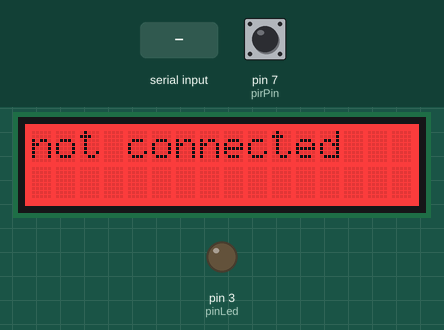
Simulated run of this sketch. Board: Arduino Uno, built with avr-gcc and run on an emulated ATmega328P. Shown: 16×2 character LCD, output pins drawn as LEDs (lit = HIGH). The test bench sets the inputs (shaded band); at power-on: pin 7 (pirPin) LOW. What the sketch prints to the serial monitor is not drawn.

Above: at 1.1 s.
1.2 s: "1" received over Serial
At 1.8 s:
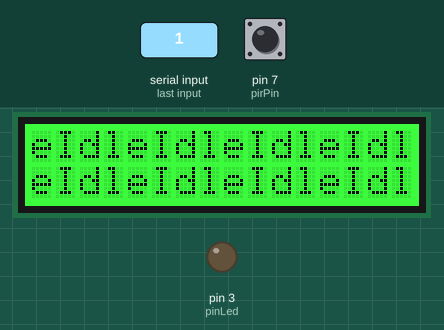
2.8 s: pin 7 (pirPin) driven HIGH
At 3.9 s:
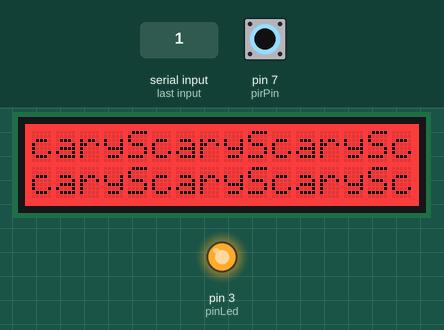
4.3 s: pin 7 (pirPin) driven LOW
At 5.0 s:
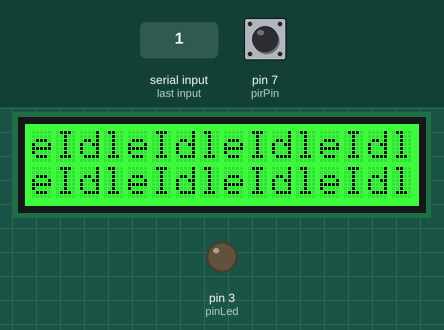
5.8 s: pin 7 (pirPin) pulsed HIGH 5 times (0.12 s each, 0.3 s apart)
At 7.9 s:
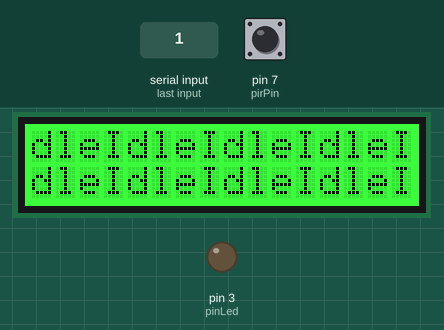
8.8 s: pin 7 (pirPin) driven HIGH
At 9.7 s:
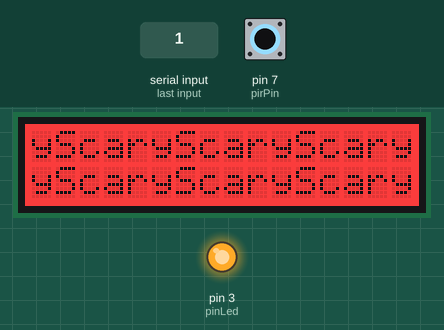
10.3 s: pin 7 (pirPin) driven LOW
At 10.8 s:
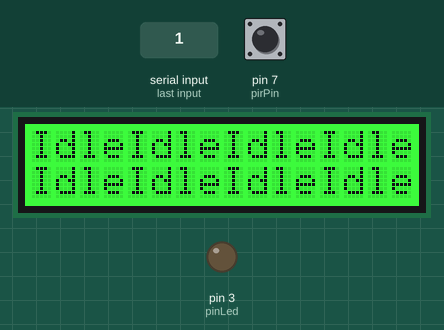
Timing chart, 0 to 12.8 s (numbered marks = the images above; inputs shaded):
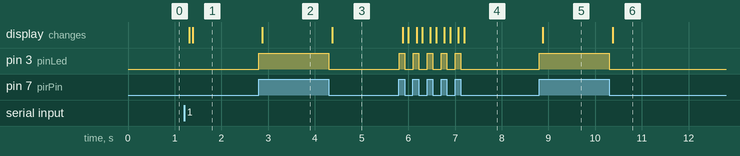

The sketch:

ScaryWindowSensor.ino
```cpp
#include "rgb_lcd.h"

#define IDLE 0
#define SCARY 1
#define TERRIFY 3

const int pinButton = 4;
const int pinLed    = 3;

// Ping sensor
const int trigPin = 8;
const int echoPin = 9;

// running average
const int numReadings = 15;
int readings[numReadings];
int readIndex = 0;
int total = 0;
int averageDistance = 0;

// PIR sensor
const int pirPin = 7;

// current mode based on sensor fusion
int currentMode = 0;

 rgb_lcd lcd;

double distance = 0;
int timeout = 0;
int lastPingTime = 0;
int pingDelta = 0;
char received = 0;
int byteCounter = 0;
int pirValue = 0;

const int colorR = 255;
const int colorG = 0;
const int colorB = 0;


void setup() {
  pinMode(pinButton, INPUT);
  pinMode(pinLed, OUTPUT);
  pinMode(trigPin, OUTPUT);
  pinMode(echoPin, INPUT);
  pinMode(pirPin,INPUT);

// set up the LCD's number of columns and rows:
    lcd.begin(16, 2);
    lcd.setRGB(colorR, colorG, colorB);
    // Print a message to the LCD.
    lcd.print("ScaryWindow setup");

   // Initialize the readings array with zeros
  for (int i = 0; i < numReadings; i++) {
    readings[i] = 0;
  }
  Serial.begin(9600);
  // lcd.begin(16, 2);
  establishContact();  // send a byte to establish contact until receiver responds
}

void loop() {
    //lcd.clear();
  // show status on LCD
  if (currentMode == IDLE) {
    lcd.print("Idle");
    lcd.setRGB(0, 255, 0);
  } else if (currentMode == SCARY) {
    lcd.print("Scary");
    lcd.setRGB(255, 0, 0);
  } else if (currentMode == TERRIFY) {
    lcd.print("Terrify");
  }

  /*
  if(digitalRead(pinButton))
  {
      // When the button is pressed, turn the LED on.
      digitalWrite(pinLed, HIGH);
      distance = 100;
  }
  else
  {
      // Otherwise, turn the LED off.
      digitalWrite(pinLed, LOW);
      distance = 500;
  }*/

  pirValue = digitalRead(pirPin);
  if (pirValue == HIGH) {
    digitalWrite(pinLed,HIGH);
    currentMode = SCARY;
  } else {
    digitalWrite(pinLed,LOW);
    currentMode = IDLE;
  }
  // Serial.println(currentMode);

  // Send a 5-microsecond pulse to the trigger pin

 /*
  digitalWrite(trigPin, LOW);
  delayMicroseconds(2);
  digitalWrite(trigPin, HIGH);
  delayMicroseconds(10);
  digitalWrite(trigPin, LOW);

  // Read the time it takes for the echo pin to receive the reflected sound wave
  long duration = pulseIn(echoPin, HIGH); // 20000L maybe?
  // Serial.println(duration);
  if (duration < 10){
    duration = 23300;
  }

  // Calculate the distance in centimeters using the speed of sound (343 m/s)
  distance = duration * 0.0343 / 2;

  // Subtract the previous reading and add the new reading to the total
  total = total - readings[readIndex];
  readings[readIndex] = distance;
  total = total + readings[readIndex];

  // Move to the next index in the readings array
  readIndex = (readIndex + 1) % numReadings;

  // Calculate the running average
  averageDistance = total / numReadings;

  lcd.clear();
  lcd.print(averageDistance);

  */
  // delay(100);

  // if we get a valid byte, send update:
  if (Serial.available() > 0) {
    lastPingTime = millis();
    //Serial.write('ABB');
    // Serial.write(distance);
    // Serial.write('\n');

    Serial.println(currentMode);
    received = Serial.read();

    // print ping sensor values - not used
    /*
    Serial.println(averageDistance);
    received = Serial.read();
    lcd.setCursor(0, 1);
    lcd.print(pingDelta);
    lcd.print(" - ");
    lcd.print(byteCounter);
    lcd.setCursor(0, 0);
    */

    byteCounter++;
  } else {
    pingDelta = millis() - lastPingTime;
    if (pingDelta > 5000) {
     // establishContact();
    }
  }
}

void establishContact() {
  lcd.clear();
  lcd.print("not connected");

  while (Serial.available() <= 0) {
    Serial.print('*');  // send a *
    Serial.flush();
    delay(300);
  }

  lcd.clear();
  lcd.print("connected");
}
```

Measured:
- after the input at 1.2 s, the display: first changes after 0.11 s (image 1 shows a later state)
- after the input at 2.8 s, pin 3 (pinLed): LOW → HIGH at once; the display: changes after 0.07 s (image 2)
- after the input at 4.3 s, pin 3 (pinLed): HIGH → LOW at once; the display: changes after 0.07 s (image 3)
- after the input at 5.8 s, pin 3 (pinLed): alternates HIGH for 0.12 s and LOW for 0.18 s, 10 changes in all, then stays LOW, starting at once; the display: first changes after 0.08 s (image 4 shows a later state)
- after the input at 8.8 s, pin 3 (pinLed): LOW → HIGH at once; the display: changes after 0.08 s (image 5)
- after the input at 10.3 s, pin 3 (pinLed): HIGH → LOW at once; the display: changes after 0.08 s (image 6)
